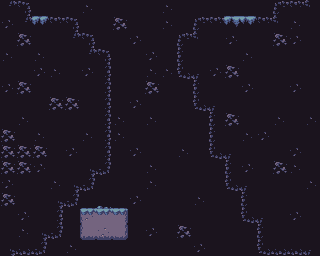

Rendered tile map (Tiled .tmx) drawn with the repository's tilesets; below, a short description and the full map source, tile grids included:
An orthogonal 20x16 tile map with 16x16 px tiles, 3 tile layers (Background, Collision, Front), 2 tilesets.

<map version="1.8" tiledversion="1.8.5" orientation="orthogonal" renderorder="right-down" width="20" height="16" tilewidth="16" tileheight="16" infinite="0" nextlayerid="4" nextobjectid="1">
 <tileset firstgid="1" source="../tilesets/Underground Mine.tsx" />
 <tileset firstgid="301" source="../tilesets/Terrain.tsx" />
 <layer id="1" name="Background" width="20" height="16">
  <data encoding="csv">
52,52,52,52,52,47,52,52,52,52,47,52,52,52,52,52,52,52,52,52,
52,52,52,52,52,52,52,43,52,52,47,52,52,52,52,52,52,52,52,52,
52,52,52,52,52,52,52,52,45,52,52,52,52,52,52,52,52,52,52,52,
52,52,52,52,52,52,52,52,52,45,52,52,52,52,52,52,52,52,52,52,
52,52,52,52,52,52,52,52,52,47,47,52,52,52,52,52,52,52,52,52,
52,52,52,52,52,52,52,52,52,43,52,52,52,52,52,52,52,52,52,52,
52,52,52,52,52,52,52,52,45,52,52,52,52,52,52,52,52,52,52,52,
52,52,52,52,52,52,52,47,52,47,52,52,52,52,52,52,52,52,52,52,
52,52,52,52,52,52,52,47,52,52,52,52,52,52,52,52,52,52,52,52,
52,52,52,52,52,52,52,52,45,52,52,47,52,52,52,52,52,52,52,52,
52,52,52,52,52,52,52,52,52,47,52,52,52,52,52,52,52,52,52,52,
52,52,52,52,52,52,52,52,52,47,52,52,52,52,52,52,52,52,52,52,
52,52,52,52,52,52,52,52,45,52,52,52,47,52,52,52,52,52,52,52,
52,52,52,52,52,52,52,43,52,52,52,52,52,52,52,52,52,52,52,52,
52,52,52,52,52,52,52,52,52,45,52,43,52,52,52,52,52,52,52,52,
52,52,52,52,47,52,52,52,52,52,52,52,45,52,52,52,52,52,52,52
</data>
 </layer>
 <layer id="2" name="Collision" width="20" height="16">
  <data encoding="csv">
147,95,0,0,0,0,0,0,0,0,0,0,0,0,0,0,0,93,94,149,
45,147,338,94,95,0,0,0,0,0,0,0,93,94,335,336,94,149,47,52,
52,43,52,52,147,95,0,0,0,0,0,93,149,52,45,52,52,43,45,52,
47,52,47,52,52,147,95,0,0,0,0,118,52,52,52,47,52,52,52,52,
52,52,45,47,52,45,120,0,0,0,0,143,99,45,43,52,52,52,52,52,
45,43,52,52,52,52,120,0,0,0,0,0,118,52,52,45,52,52,45,52,
52,52,52,43,43,52,120,0,0,0,0,0,143,99,52,52,52,52,52,52,
52,47,52,52,52,52,120,0,0,0,0,0,0,118,43,52,52,47,52,47,
43,52,47,52,52,47,120,0,0,0,0,0,0,118,52,47,45,52,52,52,
43,43,43,52,45,52,120,0,0,0,0,0,0,143,99,52,52,52,45,52,
43,43,45,52,52,97,145,0,0,0,0,0,0,0,118,45,52,43,47,52,
45,52,52,47,97,145,0,0,0,0,0,0,0,0,143,99,52,52,52,47,
43,52,52,97,145,0,0,0,0,0,0,0,0,0,0,118,52,52,52,52,
52,45,52,120,0,509,505,506,0,0,0,0,0,0,0,143,99,52,45,52,
52,47,97,145,0,534,543,539,0,0,0,0,0,0,0,0,118,52,52,52,
97,144,145,0,0,0,0,0,0,0,0,0,0,0,0,0,143,144,144,99
</data>
 </layer>
 <layer id="3" name="Front" width="20" height="16">
  <data encoding="csv">
0,0,0,0,0,0,0,0,0,0,0,0,0,0,0,0,0,0,0,0,
0,0,0,0,0,0,0,0,0,0,0,0,0,0,0,0,0,0,0,0,
0,0,0,0,0,0,0,0,0,0,0,0,0,0,0,0,0,0,0,0,
0,0,0,0,0,0,0,0,0,0,0,0,0,0,0,0,0,0,0,0,
0,0,0,0,0,0,0,0,0,0,0,0,0,0,0,0,0,0,0,0,
0,0,0,0,0,0,0,0,0,0,0,0,0,0,0,0,0,0,0,0,
0,0,0,0,0,0,0,0,0,0,0,0,0,0,0,0,0,0,0,0,
0,0,0,0,0,0,0,0,0,0,0,0,0,0,0,0,0,0,0,0,
0,0,0,0,0,0,0,0,0,0,0,0,0,0,0,0,0,0,0,0,
0,0,0,0,0,0,0,0,0,0,0,0,0,0,0,0,0,0,0,0,
0,0,0,0,0,0,0,0,0,0,0,0,0,0,0,0,0,0,0,0,
0,0,0,0,0,0,0,0,0,0,0,0,0,0,0,0,0,0,0,0,
0,0,0,0,0,0,341,0,0,0,0,0,0,0,0,0,0,0,0,0,
0,0,0,0,0,0,0,0,0,0,0,0,0,0,0,0,0,0,0,0,
0,0,0,0,0,0,0,0,0,0,0,0,0,0,0,0,0,0,0,0,
0,0,0,0,0,0,0,0,0,0,0,0,0,0,0,0,0,0,0,0
</data>
 </layer>
</map>